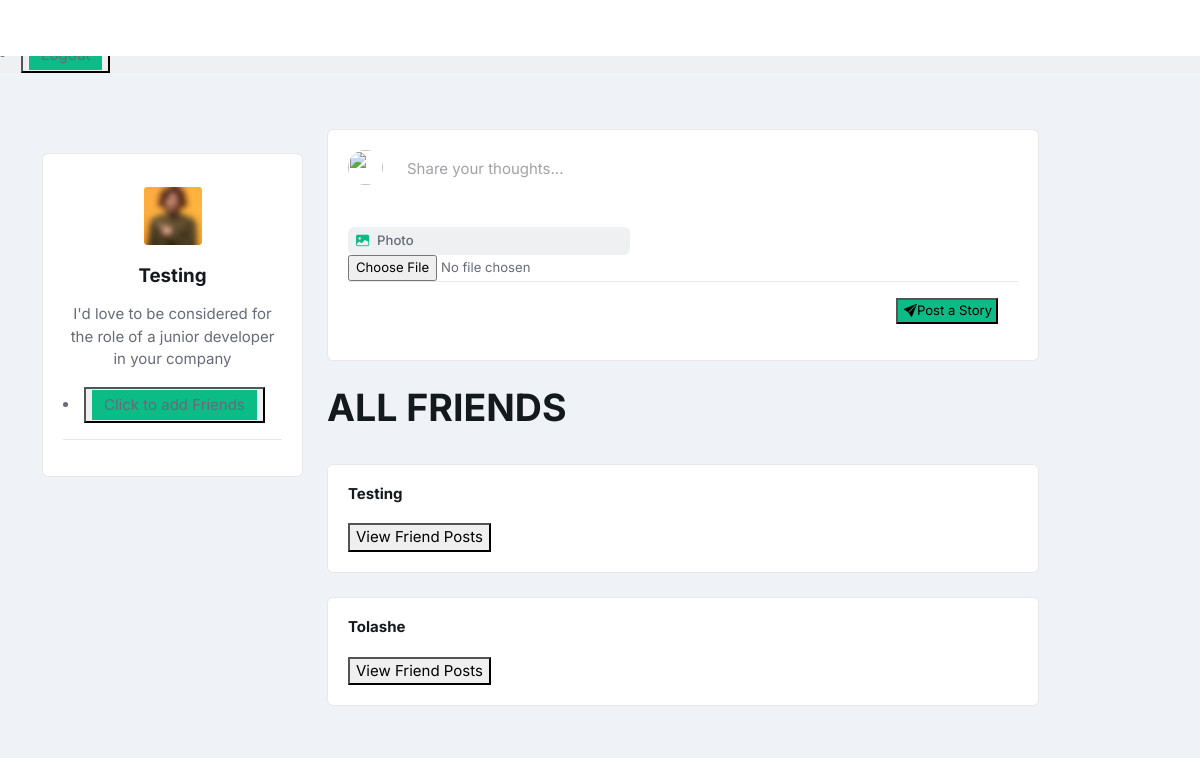
The page / (signed in) on the database as committed earlier.
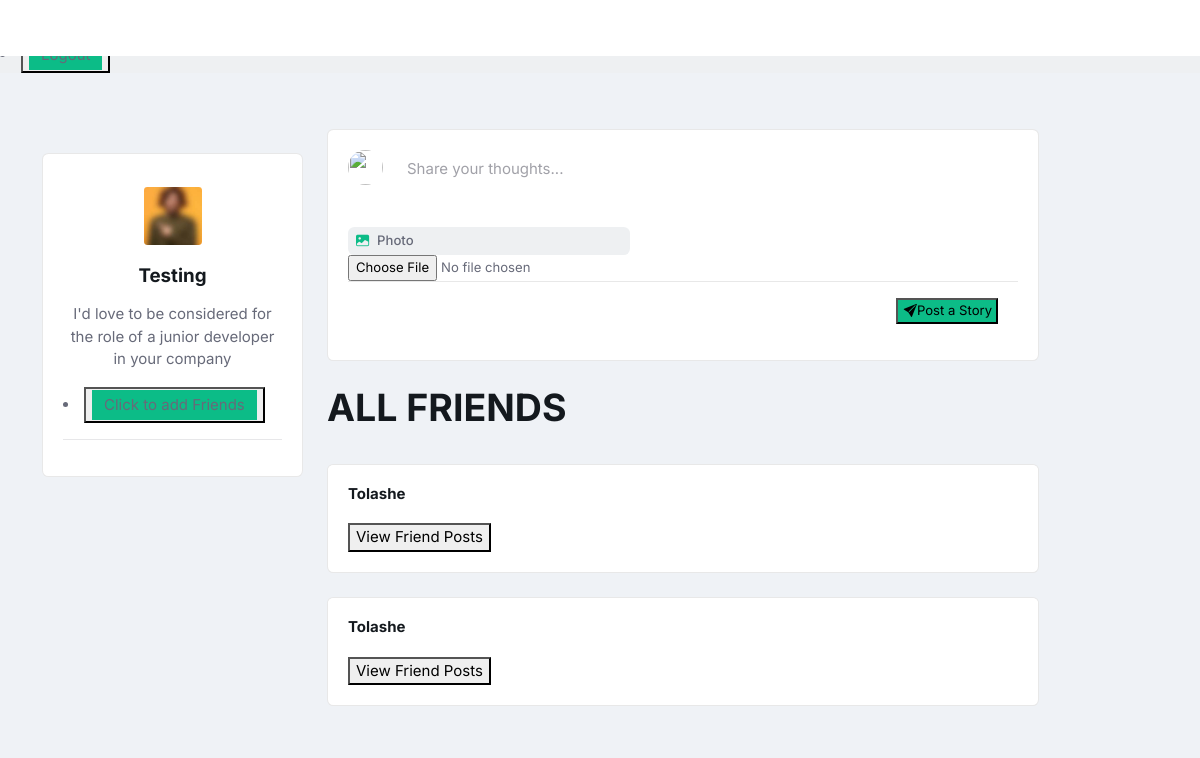
The same page on the database as committed later.
### chat/models.py (models this page shows, shortened)
class Friends(models.Model):
    user1 = models.ForeignKey(
        User, on_delete=models.CASCADE, related_name="user1")
    user2 = models.ForeignKey(
        User, on_delete=models.CASCADE, related_name="friends")
    timestamp = models.DateTimeField(auto_now=True)
    class Meta:
        ordering = ("timestamp",)

### chat/views.py (the view)
# urls.py: path('', views.home, name='home'),
@login_required(login_url='login')
def home(request):
    friends= Friends.objects.all()
    context={
        'friends': friends,
    }
    return render(request, 'index.html', context)

### chat/templates/index.html (shortened to what the changed rows need)
<!DOCTYPE html>
<html lang="en">
{% load static %}
  <head>
  <link rel="stylesheet" type="text/css" href="{% static '' %}assets/vendor/font-awesome/css/all.min.css">
  <link rel="stylesheet" type="text/css" href="{% static '' %}assets/vendor/bootstrap-icons/bootstrap-icons.css">
  <link rel="stylesheet" type="text/css" href="{% static '' %}assets/vendor/OverlayScrollbars-master/css/OverlayScrollbars.min.css">
  <link rel="stylesheet" type="text/css" href="{% static '' %}assets/vendor/tiny-slider/dist/tiny-slider.css">
  <link rel="stylesheet" type="text/css" href="{% static '' %}assets/vendor/choices.js/public/{% static '' %}assets/styles/choices.min.css" />
  <link rel="stylesheet" type="text/css" href="{% static '' %}assets/vendor/glightbox-master/dist/css/glightbox.min.css">
  <link rel="stylesheet" type="text/css" href="{% static '' %}assets/vendor/dropzone/dist/dropzone.css" />
  <link rel="stylesheet" type="text/css" href="{% static '' %}assets/vendor/flatpickr/dist/flatpickr.css" />
  <link rel="stylesheet" type="text/css" href="{% static '' %}assets/vendor/plyr/plyr.css" />
  <link id="style-switch" rel="stylesheet" type="text/css" href="{% static '' %}assets/css/style.css">
</head>
<body>
<main>
  <div class="container">
    <div class="row g-4">
        <h1>ALL FRIENDS</h1>
        {% if friends %}
          {% for item in friends %}
        <div class="card">
          <div class="card-header border-0 pb-0">
            <div class="d-flex align-items-center justify-content-between">
              <div class="d-flex align-items-center">
                <div>
                  <div class="nav nav-divider">
                    <h6 class="nav-item card-title mb-0"> <a href="#!"> {{item.user2}}</a></h6>
                  </div>
                </div>
              </div>
            </div>
          </div>
          <div class="card-body">
              <form method="POST"  action="{% url 'posts' item.id  %}"  >
                <button type="submit">View Friend Posts </button>
             </form>
          </div>
        </div>
        {% endfor %}
        {% endif %}
</body>
</html>

Rows that differ between the two databases and show on the page:
removed Friends: user2 "Testing"
added Friends: user2 "Tolashe"
